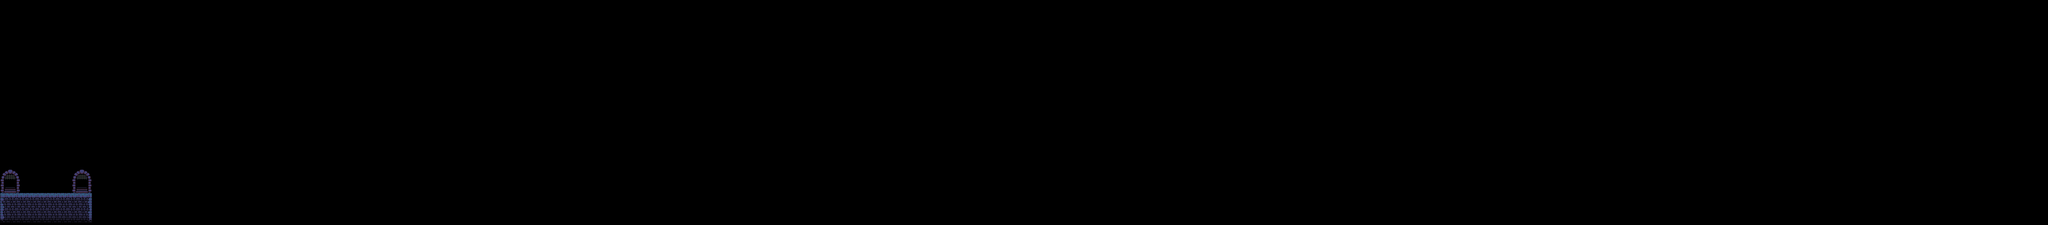

Tiled map render using the project's own tile images. Description and the map definition, with tile-layer contents summarised, below:
An orthogonal 200x22 tile map with 32x32 px tiles, 2 tile layers (Background, World), 2 tilesets and 4 objects (spawn, doorinOLD, slime, doorin).

<map version="1.2" tiledversion="1.2.2" orientation="orthogonal" renderorder="right-down" width="200" height="22" tilewidth="32" tileheight="32" infinite="0" nextlayerid="4" nextobjectid="6">
 <tileset firstgid="1" name="MapDetails" tilewidth="32" tileheight="32" tilecount="225" columns="15">
  <image source="tile_castle.png" width="480" height="480" />
  <tile id="4">
   <properties>
    <property name="collides" type="bool" value="true" />
   </properties>
  </tile>
  <tile id="5">
   <properties>
    <property name="collides" type="bool" value="true" />
   </properties>
  </tile>
  <tile id="6">
   <properties>
    <property name="collides" type="bool" value="true" />
   </properties>
  </tile>
  <tile id="15">
   <properties>
    <property name="collides" type="bool" value="true" />
   </properties>
  </tile>
  <tile id="16">
   <properties>
    <property name="collides" type="bool" value="true" />
   </properties>
  </tile>
  <tile id="17">
   <properties>
    <property name="collides" type="bool" value="true" />
   </properties>
  </tile>
  <tile id="18">
   <properties>
    <property name="collides" type="bool" value="true" />
   </properties>
  </tile>
  <tile id="19">
   <properties>
    <property name="collides" type="bool" value="true" />
   </properties>
  </tile>
  <tile id="20">
   <properties>
    <property name="collides" type="bool" value="true" />
   </properties>
  </tile>
  <tile id="21">
   <properties>
    <property name="collides" type="bool" value="true" />
   </properties>
  </tile>
  <tile id="30">
   <properties>
    <property name="collides" type="bool" value="true" />
   </properties>
  </tile>
  <tile id="31">
   <properties>
    <property name="collides" type="bool" value="true" />
   </properties>
  </tile>
  <tile id="32">
   <properties>
    <property name="collides" type="bool" value="true" />
   </properties>
  </tile>
  <tile id="33">
   <properties>
    <property name="collides" type="bool" value="true" />
   </properties>
  </tile>
  <tile id="34">
   <properties>
    <property name="collides" type="bool" value="true" />
   </properties>
  </tile>
  <tile id="35">
   <properties>
    <property name="collides" type="bool" value="true" />
   </properties>
  </tile>
  <tile id="36">
   <properties>
    <property name="collides" type="bool" value="true" />
   </properties>
  </tile>
  <tile id="45">
   <properties>
    <property name="collides" type="bool" value="true" />
   </properties>
  </tile>
  <tile id="46">
   <properties>
    <property name="collides" type="bool" value="true" />
   </properties>
  </tile>
  <tile id="47">
   <properties>
    <property name="collides" type="bool" value="true" />
   </properties>
  </tile>
  <tile id="48">
   <properties>
    <property name="collides" type="bool" value="true" />
   </properties>
  </tile>
  <tile id="50">
   <properties>
    <property name="collides" type="bool" value="true" />
   </properties>
  </tile>
  <tile id="51">
   <properties>
    <property name="collides" type="bool" value="true" />
   </properties>
  </tile>
  <tile id="127">
   <properties>
    <property name="collides" type="bool" value="true" />
   </properties>
  </tile>
  <tile id="133">
   <properties>
    <property name="collides" type="bool" value="true" />
   </properties>
  </tile>
  <tile id="195">
   <properties>
    <property name="collides" type="bool" value="true" />
   </properties>
  </tile>
  <tile id="196">
   <properties>
    <property name="collides" type="bool" value="true" />
   </properties>
  </tile>
  <tile id="197">
   <properties>
    <property name="collides" type="bool" value="true" />
   </properties>
  </tile>
  <tile id="198">
   <properties>
    <property name="collides" type="bool" value="true" />
   </properties>
  </tile>
  <tile id="210">
   <properties>
    <property name="collides" type="bool" value="true" />
   </properties>
  </tile>
  <tile id="211">
   <properties>
    <property name="collides" type="bool" value="true" />
   </properties>
  </tile>
  <tile id="212">
   <properties>
    <property name="collides" type="bool" value="true" />
   </properties>
  </tile>
  <tile id="213">
   <properties>
    <property name="collides" type="bool" value="true" />
   </properties>
  </tile>
  <tile id="214">
   <properties>
    <property name="collides" type="bool" value="true" />
   </properties>
  </tile>
 </tileset>
 <tileset firstgid="226" name="stolencoin" tilewidth="32" tileheight="32" tilecount="6" columns="6">
  <image source="stolencoin.png" width="192" height="32" />
 </tileset>
 <layer id="2" name="Background" width="200" height="22">
  <data>[4400 cells, 12 non-empty, 6 distinct tile ids]</data>
 </layer>
 <objectgroup id="3" name="Objects">
  <object id="1" name="spawn" x="148" y="545">
   <point />
  </object>
  <object id="2" name="doorinOLD" x="36" y="577">
   <properties>
    <property name="nextMap" value="castle.json" />
   </properties>
   <point />
  </object>
  <object id="4" name="slime" x="241" y="471">
   <point />
  </object>
  <object id="5" name="doorin" x="255" y="581">
   <properties>
    <property name="nextMap" value="level1.json" />
   </properties>
   <point />
  </object>
 </objectgroup>
 <layer id="1" name="World" width="200" height="22">
  <data>[4400 cells, 36 non-empty, 12 distinct tile ids]</data>
 </layer>
</map>
